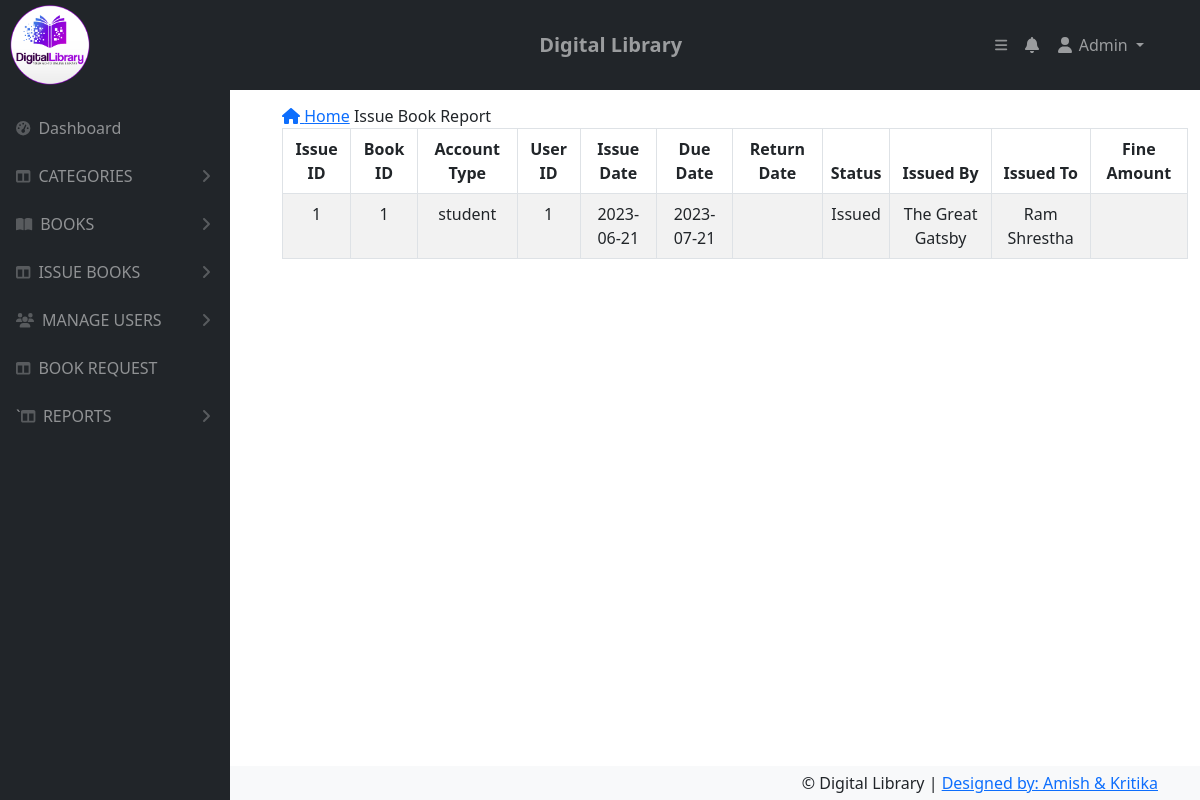
/admin/issuebookrepot.php (signed in), run on the app's committed database.
### tables this page shows
CREATE TABLE `issuebook` (
  `id` int(11) NOT NULL,
  `bookid` int(11) NOT NULL,
  `actype` varchar(20) NOT NULL,
  `userid` int(11) NOT NULL,
  `issue_date` date NOT NULL,
  `due_date` date NOT NULL,
  `return_date` date DEFAULT NULL,
  `status` varchar(20) NOT NULL,
  `issuebook` varchar(100) DEFAULT NULL,
  `issuename` varchar(50) DEFAULT NULL,
  `fine_amount` decimal(10,2) DEFAULT NULL
);

### admin/issuebookrepot.php (the view, shortened to what this page needs)
<?php
include '../include/header.php';
include '../include/connection.php';
$issueBookReportQuery = "SELECT id, bookid, actype, userid, issue_date, due_date, return_date, status, issuebook, issuename, fine_amount FROM issuebook";
$issueBookReportResult = mysqli_query($link, $issueBookReportQuery);
$issueBookData = array();
while ($issueBookRow = mysqli_fetch_assoc($issueBookReportResult)) {
    $issueBookData[] = $issueBookRow;
}
?>
<div id="layoutSidenav_content" style="padding-left: 270px;">
    <main><br><br>
        <div class="dashboard-content">
            <div class="dashboard-header">
                <div class="container">
                    <div class="row">
                        <div class="col-md-12">
                            <div class="right text-right">
                                <a href="dashboard.php"><i class="fas fa-home"></i> Home</a>
                                <span class="disabled">Issue Book Report</span>
                            </div>
                        </div>
                    </div>
                </div>
                <div class="container">
                    <div class="row">
                        <div class="col-md-12">
                            <div class="issuebook-report">
                                <table id="issueBookReportTable" class="table table-striped table-bordered text-center">
                                    <thead>
                                        <tr>
                                            <th>Issue ID</th>
                                            <th>Book ID</th>
                                            <th>Account Type</th>
                                            <th>User ID</th>
                                            <th>Issue Date</th>
                                            <th>Due Date</th>
                                            <th>Return Date</th>
                                            <th>Status</th>
                                            <th>Issued By</th>
                                            <th>Issued To</th>
                                            <th>Fine Amount</th>
                                        </tr>
                                    </thead>
                                    <tbody>
                                        <?php
                                        foreach ($issueBookData as $issueBookRow) {
                                            echo "<tr>";
                                            echo "<td>" . $issueBookRow['id'] . "</td>";
                                            echo "<td>" . $issueBookRow['bookid'] . "</td>";
                                            echo "<td>" . $issueBookRow['actype'] . "</td>";
                                            echo "<td>" . $issueBookRow['userid'] . "</td>";
                                            echo "<td>" . $issueBookRow['issue_date'] . "</td>";
                                            echo "<td>" . $issueBookRow['due_date'] . "</td>";
                                            echo "<td>" . $issueBookRow['return_date'] . "</td>";
                                            echo "<td>" . $issueBookRow['status'] . "</td>";
                                            echo "<td>" . $issueBookRow['issuebook'] . "</td>";
                                            echo "<td>" . $issueBookRow['issuename'] . "</td>";
                                            echo "<td>" . $issueBookRow['fine_amount'] . "</td>";
                                            echo "</tr>";
                                        }
                                        ?>
                                    </tbody>
                                </table>
                            </div>
                        </div>
                    </div>
                </div>
            </div>
        </div>
    </main>
    <?php
    include '../include/footer.php';
    ?>
</div>

### data on the page
issuebook: id "1", bookid "1", actype "student", userid "1", issue_date "2023-06-21", due_date "2023-07-21", status "Issued", issuebook "The Great Gatsby", issuename "Ram Shrestha"
